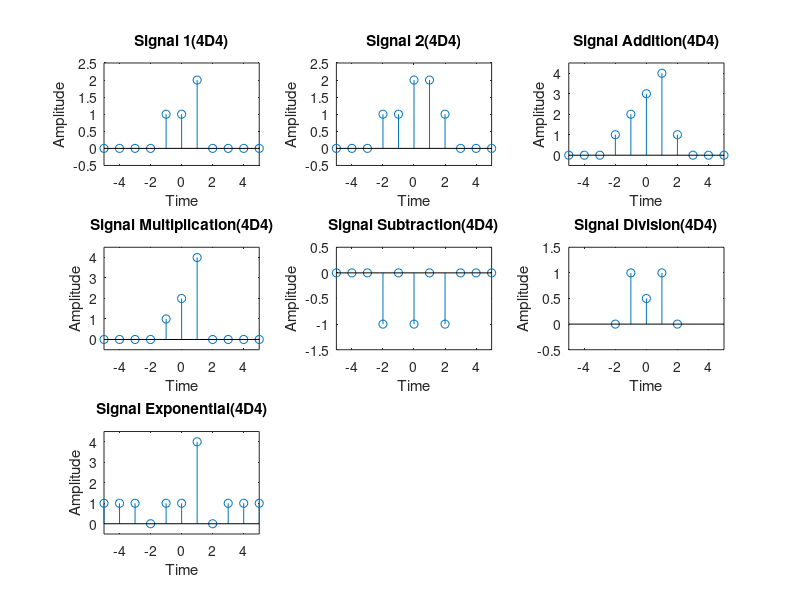

Reproduce this figure in MATLAB.
clear all
close all

%time range
t=-5:1:+5;

%Signal 1
Signal_1 = (t+2).*(t>=-2 & t<=-1) + (1).*(t>-1 & t<=0)+ (2).*(t>0 & t<=1)+ (2-t).*(t>1 & t<=2);

subplot(3,3,1);
stem(t,Signal_1);
xlabel("Time");
ylabel("Amplitude");
title("Signal 1(4D4)");
axis([min(t),max(t),min(Signal_1)-0.5,max(Signal_1)+0.5]);

%Signal 1
Signal_2 = (1).*(t>=-2 & t<=-1)+ (2).*(t>-1 & t<=1) + (1).*(t>1 & t<=2) + (3-t).*(t>2 & t<=3);

subplot(3,3,2);
stem(t,Signal_2);
xlabel("Time");
ylabel("Amplitude");
title("Signal 2(4D4)");
axis([min(t),max(t),min(Signal_2)-0.5,max(Signal_2)+0.5]);

%Signal Addition
Signal_Addition = Signal_1 + Signal_2;

subplot(3,3,3);
stem(t,Signal_Addition);
xlabel("Time");
ylabel("Amplitude");
title("Signal Addition(4D4)");
axis([min(t),max(t),min(Signal_Addition)-0.5,max(Signal_Addition)+0.5]);

%Signal Multiplication
Signal_Multiplication = Signal_1 .* Signal_2;

subplot(3,3,4);
stem(t,Signal_Multiplication);
xlabel("Time");
ylabel("Amplitude");
title("Signal Multiplication(4D4)");
axis([min(t),max(t),min(Signal_Multiplication)-0.5,max(Signal_Multiplication)+0.5]);

%Signal Subtraction
Signal_Subtraction = Signal_1 - Signal_2;

subplot(3,3,5);
stem(t,Signal_Subtraction);
xlabel("Time");
ylabel("Amplitude");
title("Signal Subtraction(4D4)");
axis([min(t),max(t),min(Signal_Subtraction)-0.5,max(Signal_Subtraction)+0.5]);

%Signal Division
Signal_Division = Signal_1 ./ Signal_2;

subplot(3,3,6);
stem(t,Signal_Division);
xlabel("Time");
ylabel("Amplitude");
title("Signal Division(4D4)");
axis([min(t),max(t),min(Signal_Division)-0.5,max(Signal_Division)+0.5]);

%Signal Exponential
Signal_Exponential = Signal_1 .^ Signal_2;

subplot(3,3,7);
stem(t,Signal_Exponential);
xlabel("Time");
ylabel("Amplitude");
title("Signal Exponential(4D4)");
axis([min(t),max(t),min(Signal_Exponential)-0.5,max(Signal_Exponential)+0.5]);
